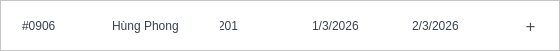
       <widget class="QFrame" name="frame_3">
        <property name="minimumSize">
         <size>
          <width>0</width>
          <height>51</height>
         </size>
        </property>
        <property name="maximumSize">
         <size>
          <width>16777215</width>
          <height>51</height>
         </size>
        </property>
        <property name="sizeIncrement">
         <size>
          <width>0</width>
          <height>0</height>
         </size>
        </property>
        <property name="styleSheet">
         <string notr="true">QFrame{
	background-color: white;
	color: #374151;
}
QFrame:hover {
	border-left: 2px solid #2563EB;
}
QFrame QLineEdit {
    color: #374151;
}</string>
        </property>
        <property name="frameShape">
         <enum>QFrame::StyledPanel</enum>
        </property>
        <property name="frameShadow">
         <enum>QFrame::Raised</enum>
        </property>
        <widget class="QLineEdit" name="lineEdit_2">
         <property name="geometry">
          <rect>
           <x>20</x>
           <y>10</y>
           <width>61</width>
           <height>31</height>
          </rect>
         </property>
         <property name="styleSheet">
          <string notr="true">QLineEdit {
	border: none;
	background-color:transparent;
}</string>
         </property>
         <property name="text">
          <string>#0906</string>
         </property>
         <property name="readOnly">
          <bool>true</bool>
         </property>
        </widget>
        <widget class="QLineEdit" name="lineEdit_7">
         <property name="geometry">
          <rect>
           <x>110</x>
           <y>10</y>
           <width>91</width>
           <height>31</height>
          </rect>
         </property>
         <property name="styleSheet">
          <string notr="true">QLineEdit {
	border: none;
	background-color:transparent;
}</string>
         </property>
         <property name="text">
          <string>Hùng Phong</string>
         </property>
         <property name="readOnly">
          <bool>true</bool>
         </property>
        </widget>
        <widget class="QLineEdit" name="lineEdit_8">
         <property name="geometry">
          <rect>
           <x>310</x>
           <y>10</y>
           <width>81</width>
           <height>31</height>
          </rect>
         </property>
         <property name="styleSheet">
          <string notr="true">QLineEdit {
	border: none;
	background-color:transparent;
}</string>
         </property>
         <property name="text">
          <string>1/3/2026</string>
         </property>
         <property name="readOnly">
          <bool>true</bool>
         </property>
        </widget>
        <widget class="QLineEdit" name="lineEdit_9">
         <property name="geometry">
          <rect>
           <x>410</x>
           <y>10</y>
           <width>81</width>
           <height>31</height>
          </rect>
         </property>
         <property name="styleSheet">
          <string notr="true">QLineEdit {
	border: none;
	background-color:transparent;
}</string>
         </property>
         <property name="text">
          <string>2/3/2026</string>
         </property>
         <property name="readOnly">
          <bool>true</bool>
         </property>
        </widget>
        <widget class="QPushButton" name="pushButton_4">
         <property name="geometry">
          <rect>
           <x>510</x>
           <y>10</y>
           <width>41</width>
           <height>31</height>
          </rect>
         </property>
         <property name="font">
          <font>
           <pointsize>-1</pointsize>
          </font>
         </property>
         <property name="styleSheet">
          <string notr="true">QPushButton {
        background-color: transparent; /* Trong suốt để lộ màu nền của bảng */
        border: none;                  /* Xóa viền nút */
        color: #505050;               /* Màu của dấu + */
        font-size: 17px;               /* Chỉnh dấu + to rõ */
        font-weight: none;
    }
    QPushButton:hover {
        color: #007BFF;               /* Đổi màu xanh khi di chuột vào để biết là bấm được */
    }</string>
         </property>
         <property name="text">
          <string>+</string>
         </property>
        </widget>
        <widget class="QLineEdit" name="lineEdit_10">
         <property name="geometry">
          <rect>
           <x>220</x>
           <y>10</y>
           <width>21</width>
           <height>31</height>
          </rect>
         </property>
         <property name="styleSheet">
          <string notr="true">QLineEdit {
	border: none;
	background-color:transparent;
}</string>
         </property>
         <property name="text">
          <string>201</string>
         </property>
         <property name="readOnly">
          <bool>true</bool>
         </property>
        </widget>
       </widget>
